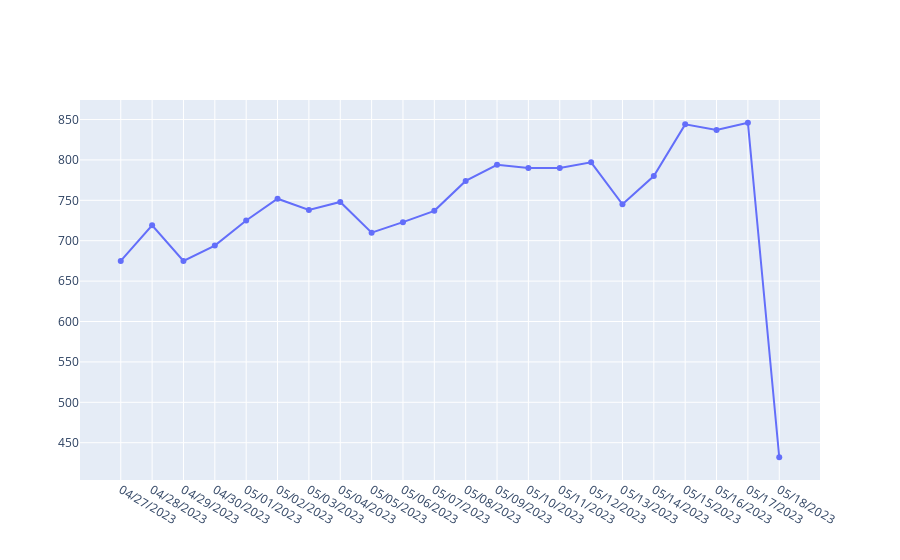

Notebook code for this chart:
### Markdown cell above
#### Daily User Activity

### Code cell
# What does the daily user activity look like?
unique_users_daily_freq = dict(sorted(unique_users_daily_freq.items()))

indices = [x for x in unique_users_daily_freq.keys()]
values = [x for x in unique_users_daily_freq.values()]

fig = go.Figure()

# Add traces
fig.add_trace(go.Scatter(x = indices, y = values,
                         mode = 'lines+markers'
                         )

)

fig.show()

### Figure 1 — Plotly figure (JSON) as saved in the notebook; plotly's stock layout.template omitted (floating-point values rounded to 4 significant figures)
{"data": [{"mode": "lines+markers", "type": "scatter", "x": ["04/27/2023", "04/28/2023", "04/29/2023", "04/30/2023", "05/01/2023", "05/02/2023", "05/03/2023", "05/04/2023", "05/05/2023", "05/06/2023", "05/07/2023", "05/08/2023", "05/09/2023", "05/10/2023", "05/11/2023", "05/12/2023", "05/13/2023", "05/14/2023", "05/15/2023", "05/16/2023", "05/17/2023", "05/18/2023"], "y": [675, 719, 675, 694, 725, 752, 738, 748, 710, 723, 737, 774, 794, 790, 790, 797, 745, 780, 844, 837, 846, 432]}], "layout": {}}
